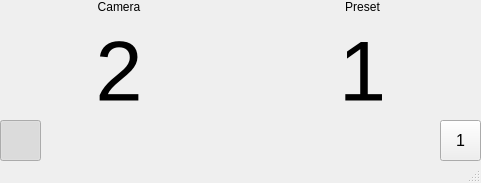
<?xml version="1.0" encoding="UTF-8"?>
<ui version="4.0">
 <class>CVCPelcoD</class>
 <widget class="QMainWindow" name="CVCPelcoD">
  <property name="geometry">
   <rect>
    <x>0</x>
    <y>0</y>
    <width>481</width>
    <height>183</height>
   </rect>
  </property>
  <property name="windowTitle">
   <string>CVC Visca over IP</string>
  </property>
  <property name="windowIcon">
   <iconset>
    <normalon>:/icon/icon/MainWindow.png</normalon>
   </iconset>
  </property>
  <widget class="QWidget" name="centralwidget">
   <widget class="QWidget" name="gridLayoutWidget_2">
    <property name="geometry">
     <rect>
      <x>0</x>
      <y>0</y>
      <width>481</width>
      <height>123</height>
     </rect>
    </property>
    <layout class="QGridLayout" name="gridLayout_2" rowstretch="0,1">
     <item row="0" column="1">
      <widget class="QLabel" name="lbPresetNo">
       <property name="text">
        <string>Preset</string>
       </property>
       <property name="alignment">
        <set>Qt::AlignBottom|Qt::AlignHCenter</set>
       </property>
      </widget>
     </item>
     <item row="0" column="0">
      <widget class="QLabel" name="lbCamNo">
       <property name="text">
        <string>Camera</string>
       </property>
       <property name="alignment">
        <set>Qt::AlignBottom|Qt::AlignHCenter</set>
       </property>
      </widget>
     </item>
     <item row="1" column="0">
      <widget class="QLabel" name="camNo">
       <property name="font">
        <font>
         <pointsize>64</pointsize>
        </font>
       </property>
       <property name="text">
        <string>2</string>
       </property>
       <property name="alignment">
        <set>Qt::AlignCenter</set>
       </property>
      </widget>
     </item>
     <item row="1" column="1">
      <widget class="QLabel" name="presetNo">
       <property name="font">
        <font>
         <pointsize>64</pointsize>
        </font>
       </property>
       <property name="text">
        <string>1</string>
       </property>
       <property name="alignment">
        <set>Qt::AlignCenter</set>
       </property>
      </widget>
     </item>
    </layout>
   </widget>
   <widget class="QPushButton" name="obsScene1">
    <property name="geometry">
     <rect>
      <x>0</x>
      <y>120</y>
      <width>41</width>
      <height>41</height>
     </rect>
    </property>
    <property name="text">
     <string/>
    </property>
    <property name="icon">
     <iconset resource="resources.qrc">
      <normaloff>:/icon/icon/01D_CamOnly.png</normaloff>
      <normalon>:/icon/icon/01E_CamOnly.png</normalon>:/icon/icon/01D_CamOnly.png</iconset>
    </property>
    <property name="iconSize">
     <size>
      <width>39</width>
      <height>39</height>
     </size>
    </property>
    <property name="checkable">
     <bool>true</bool>
    </property>
    <property name="checked">
     <bool>true</bool>
    </property>
    <property name="flat">
     <bool>true</bool>
    </property>
   </widget>
   <widget class="QPushButton" name="obsScene2">
    <property name="geometry">
     <rect>
      <x>40</x>
      <y>120</y>
      <width>41</width>
      <height>41</height>
     </rect>
    </property>
    <property name="text">
     <string/>
    </property>
    <property name="icon">
     <iconset resource="resources.qrc">
      <normaloff>:/icon/icon/02D_TextBelow.png</normaloff>
      <normalon>:/icon/icon/02E_TextBelow.png</normalon>:/icon/icon/02D_TextBelow.png</iconset>
    </property>
    <property name="iconSize">
     <size>
      <width>39</width>
      <height>39</height>
     </size>
    </property>
    <property name="checkable">
     <bool>true</bool>
    </property>
    <property name="flat">
     <bool>true</bool>
    </property>
   </widget>
   <widget class="QPushButton" name="obsScene3">
    <property name="geometry">
     <rect>
      <x>80</x>
      <y>120</y>
      <width>41</width>
      <height>41</height>
     </rect>
    </property>
    <property name="text">
     <string/>
    </property>
    <property name="icon">
     <iconset resource="resources.qrc">
      <normaloff>:/icon/icon/03D_TextAbove.png</normaloff>
      <normalon>:/icon/icon/03E_TextAbove.png</normalon>:/icon/icon/03D_TextAbove.png</iconset>
    </property>
    <property name="iconSize">
     <size>
      <width>39</width>
      <height>39</height>
     </size>
    </property>
    <property name="checkable">
     <bool>true</bool>
    </property>
    <property name="flat">
     <bool>true</bool>
    </property>
   </widget>
   <widget class="QPushButton" name="obsScene4">
    <property name="geometry">
     <rect>
      <x>120</x>
      <y>120</y>
      <width>41</width>
      <height>41</height>
     </rect>
    </property>
    <property name="text">
     <string/>
    </property>
    <property name="icon">
     <iconset resource="resources.qrc">
      <normaloff>:/icon/icon/04D_RightSlide1.png</normaloff>
      <normalon>:/icon/icon/04E_RightSlide1.png</normalon>:/icon/icon/04D_RightSlide1.png</iconset>
    </property>
    <property name="iconSize">
     <size>
      <width>39</width>
      <height>39</height>
     </size>
    </property>
    <property name="checkable">
     <bool>true</bool>
    </property>
    <property name="flat">
     <bool>true</bool>
    </property>
   </widget>
   <widget class="QPushButton" name="obsScene5">
    <property name="geometry">
     <rect>
      <x>160</x>
      <y>120</y>
      <width>41</width>
      <height>41</height>
     </rect>
    </property>
    <property name="text">
     <string/>
    </property>
    <property name="icon">
     <iconset resource="resources.qrc">
      <normaloff>:/icon/icon/05D_LeftSlide1.png</normaloff>
      <normalon>:/icon/icon/05E_LeftSlide1.png</normalon>:/icon/icon/05D_LeftSlide1.png</iconset>
    </property>
    <property name="iconSize">
     <size>
      <width>39</width>
      <height>39</height>
     </size>
    </property>
    <property name="checkable">
     <bool>true</bool>
    </property>
    <property name="flat">
     <bool>true</bool>
    </property>
   </widget>
   <widget class="QPushButton" name="obsScene6">
    <property name="geometry">
     <rect>
      <x>200</x>
      <y>120</y>
      <width>41</width>
      <height>41</height>
     </rect>
    </property>
    <property name="text">
     <string/>
    </property>
    <property name="icon">
     <iconset resource="resources.qrc">
      <normaloff>:/icon/icon/06D_RightSlide.png</normaloff>
      <normalon>:/icon/icon/06E_RightSlide.png</normalon>:/icon/icon/06D_RightSlide.png</iconset>
    </property>
    <property name="iconSize">
     <size>
      <width>39</width>
      <height>39</height>
     </size>
    </property>
    <property name="checkable">
     <bool>true</bool>
    </property>
    <property name="flat">
     <bool>true</bool>
    </property>
   </widget>
   <widget class="QPushButton" name="obsScene7">
    <property name="geometry">
     <rect>
      <x>240</x>
      <y>120</y>
      <width>41</width>
      <height>41</height>
     </rect>
    </property>
    <property name="text">
     <string/>
    </property>
    <property name="icon">
     <iconset resource="resources.qrc">
      <normaloff>:/icon/icon/07D_LeftSlide.png</normaloff>
      <normalon>:/icon/icon/07E_LeftSlide.png</normalon>:/icon/icon/07D_LeftSlide.png</iconset>
    </property>
    <property name="iconSize">
     <size>
      <width>39</width>
      <height>39</height>
     </size>
    </property>
    <property name="checkable">
     <bool>true</bool>
    </property>
    <property name="flat">
     <bool>true</bool>
    </property>
   </widget>
   <widget class="QPushButton" name="obsScene8">
    <property name="geometry">
     <rect>
      <x>280</x>
      <y>120</y>
      <width>41</width>
      <height>41</height>
     </rect>
    </property>
    <property name="text">
     <string/>
    </property>
    <property name="icon">
     <iconset resource="resources.qrc">
      <normaloff>:/icon/icon/08D_SlideOnCam.png</normaloff>
      <normalon>:/icon/icon/08E_SlideOnCam.png</normalon>:/icon/icon/08D_SlideOnCam.png</iconset>
    </property>
    <property name="iconSize">
     <size>
      <width>39</width>
      <height>39</height>
     </size>
    </property>
    <property name="checkable">
     <bool>true</bool>
    </property>
    <property name="flat">
     <bool>true</bool>
    </property>
   </widget>
   <widget class="QPushButton" name="obsScene9">
    <property name="geometry">
     <rect>
      <x>320</x>
      <y>120</y>
      <width>41</width>
      <height>41</height>
     </rect>
    </property>
    <property name="text">
     <string/>
    </property>
    <property name="icon">
     <iconset resource="resources.qrc">
      <normaloff>:/icon/icon/09D_SlideOnly.png</normaloff>
      <normalon>:/icon/icon/09E_SlideOnly.png</normalon>:/icon/icon/09D_SlideOnly.png</iconset>
    </property>
    <property name="iconSize">
     <size>
      <width>39</width>
      <height>39</height>
     </size>
    </property>
    <property name="checkable">
     <bool>true</bool>
    </property>
    <property name="flat">
     <bool>true</bool>
    </property>
   </widget>
   <widget class="QPushButton" name="obsScene10">
    <property name="geometry">
     <rect>
      <x>360</x>
      <y>120</y>
      <width>41</width>
      <height>41</height>
     </rect>
    </property>
    <property name="text">
     <string/>
    </property>
    <property name="icon">
     <iconset resource="resources.qrc">
      <normaloff>:/icon/icon/10D_Disable.png</normaloff>
      <normalon>:/icon/icon/10E_Disable.png</normalon>:/icon/icon/10D_Disable.png</iconset>
    </property>
    <property name="iconSize">
     <size>
      <width>39</width>
      <height>39</height>
     </size>
    </property>
    <property name="checkable">
     <bool>true</bool>
    </property>
    <property name="flat">
     <bool>true</bool>
    </property>
   </widget>
   <widget class="QPushButton" name="obsScene11">
    <property name="geometry">
     <rect>
      <x>400</x>
      <y>120</y>
      <width>41</width>
      <height>41</height>
     </rect>
    </property>
    <property name="text">
     <string/>
    </property>
    <property name="icon">
     <iconset resource="resources.qrc">
      <normaloff>:/icon/icon/11D_Begin.png</normaloff>
      <normalon>:/icon/icon/11E_Begin.png</normalon>:/icon/icon/11D_Begin.png</iconset>
    </property>
    <property name="iconSize">
     <size>
      <width>39</width>
      <height>39</height>
     </size>
    </property>
    <property name="checkable">
     <bool>true</bool>
    </property>
    <property name="flat">
     <bool>true</bool>
    </property>
   </widget>
   <widget class="QToolButton" name="sceneNo">
    <property name="geometry">
     <rect>
      <x>440</x>
      <y>120</y>
      <width>41</width>
      <height>41</height>
     </rect>
    </property>
    <property name="font">
     <font>
      <pointsize>12</pointsize>
     </font>
    </property>
    <property name="text">
     <string>1</string>
    </property>
    <property name="iconSize">
     <size>
      <width>39</width>
      <height>39</height>
     </size>
    </property>
    <property name="checkable">
     <bool>true</bool>
    </property>
    <property name="flat" stdset="0">
     <bool>true</bool>
    </property>
   </widget>
  </widget>
  <widget class="QStatusBar" name="statusbar"/>
 </widget>
 <resources>
  <include location="resources.qrc"/>
 </resources>
 <connections/>
</ui>
